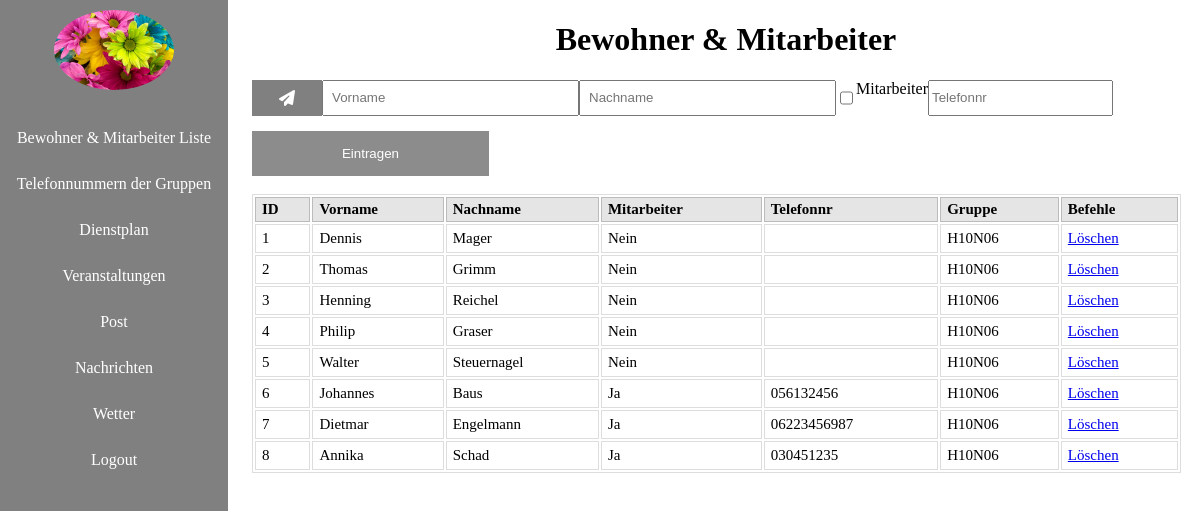
The page /Abschlussprojekt/Abschlussprojekt_admin/entries/teilnehmer.php (signed in) on the database its author committed.
### tables this page shows
CREATE TABLE `teilnehmer` (
  `id` int(11) NOT NULL,
  `vname` text NOT NULL,
  `nname` text NOT NULL,
  `mitarb` varchar(4) NOT NULL,
  `nr` varchar(20) NOT NULL,
  `gruppe` varchar(10) NOT NULL
);

### Abschlussprojekt/Abschlussprojekt_admin/entries/teilnehmer.php (the view, shortened to what this page needs)
<?php
require "../function/functions.php";
require "../function/connection.php";
?>
<form action="teilnehmer.php" method="POST">
     <div class="grob">
          <div class="ver">
               <h1 class="hanm">Bewohner & Mitarbeiter </h1>
                    <div class ="eingabefeld">
                         <i class="fa fa-send icon"></i>
                         <input class="eingabefeld-text" type="text" placeholder="Vorname" name = "vname">
                         <input class="eingabefeld-text" type="text" placeholder="Nachname" name = "nname">
                         <input type="checkbox" name="mitarb" id="mitarb"> Mitarbeiter
                         <input class="eingabefel-text" type="number" placeholder="Telefonnr" name="nr">
                    </div>
               <input type="submit" value="Eintragen" class="btn" name="teilsp">
    <br> <br>
    <table>
          <tr>
               <th>ID</th>
               <th>Vorname</th>
               <th>Nachname</th>
               <th>Mitarbeiter</th>
               <th>Telefonnr</th>
               <th>Gruppe</th>
               <th>Befehle</th>
          </tr>
<?php
     $stmt = $dbh->query("SELECT id, vname, nname, mitarb, nr, gruppe FROM teilnehmer where gruppe = '$_SESSION[gruppe]' ORDER BY id");
     while($row = $stmt->fetch()){
     echo '<tr>';
     echo '<td>'.$row['id'].'</td>';
     echo '<td>'.$row['vname'].'</td>';
     echo '<td>'.$row['nname'].'</td>';
     echo '<td>'.$row['mitarb'].'</td>';
     echo '<td>'.$row['nr'].'</td>';
     echo '<td>'.$row['gruppe'].'</td>';
?>
          <td>
               <a href="javascript:delbewo('<?php echo $row['id'];?>',
               '<?php echo $row['vname'];?>',
               '<?php echo $row['nname'];?>',
               '<?php echo $row['mitarb'];?>',
               '<?php echo $row['nr'];?>',
               '<?php echo $row['gruppe'];?>
               ')">Löschen</a>
          </td>
<?php
     echo '</tr>';
     }
?>
	</table>

### Abschlussprojekt/Abschlussprojekt_admin/style/style.css (style rules this page uses)
body { background: url(../pics/) no-repeat center center fixed; -webkit-background-size: cover; -moz-background-size: cover; -o-background-size: cover; background-size: cover; margin: 0; }
.eingabefeld { display: flex; width: 100%; margin-bottom: 15px; }
.icon { padding: 10px; background: gray; color: white; min-width: 50px; text-align: center; }
.eingabefeld-text { width: 25%; padding: 8px; outline: none; }
.btn { background-color: gray; color: white; padding: 15px 20px; border: none; cursor: pointer; width: 25%; opacity: 0.9; }
.grob { margin-left: 21%; display: grid; }
.hanm { text-align: center; }
.ver { display: block; }
table { width: 98%; text-align: left; border: 1px solid #dddddd; font-size: 15px; color: #000; background: #fff; margin-bottom: 10px; }
table th { background-color: #e5e5e5; border: 1px solid #bbbbbb; padding: 3px 6px; color: #000; }
table tr td { border: 1px solid #dddddd; padding: 5px 6px; }
input[type="number"] { -moz-appearance: textfield; }

### rows shown on the page
teilnehmer: id "1", vname "Dennis", nname "Mager", mitarb "Nein", gruppe "H10N06"
teilnehmer: id "2", vname "Thomas", nname "Grimm", mitarb "Nein", gruppe "H10N06"
teilnehmer: id "3", vname "Henning", nname "Reichel", mitarb "Nein", gruppe "H10N06"
teilnehmer: id "4", vname "Philip", nname "Graser", mitarb "Nein", gruppe "H10N06"
teilnehmer: id "5", vname "Walter", nname "Steuernagel", mitarb "Nein", gruppe "H10N06"
teilnehmer: id "6", vname "Johannes", nname "Baus", mitarb "Ja", nr "056132456", gruppe "H10N06"
teilnehmer: id "7", vname "Dietmar", nname "Engelmann", mitarb "Ja", nr "06223456987", gruppe "H10N06"
teilnehmer: id "8", vname "Annika", nname "Schad", mitarb "Ja", nr "030451235", gruppe "H10N06"
